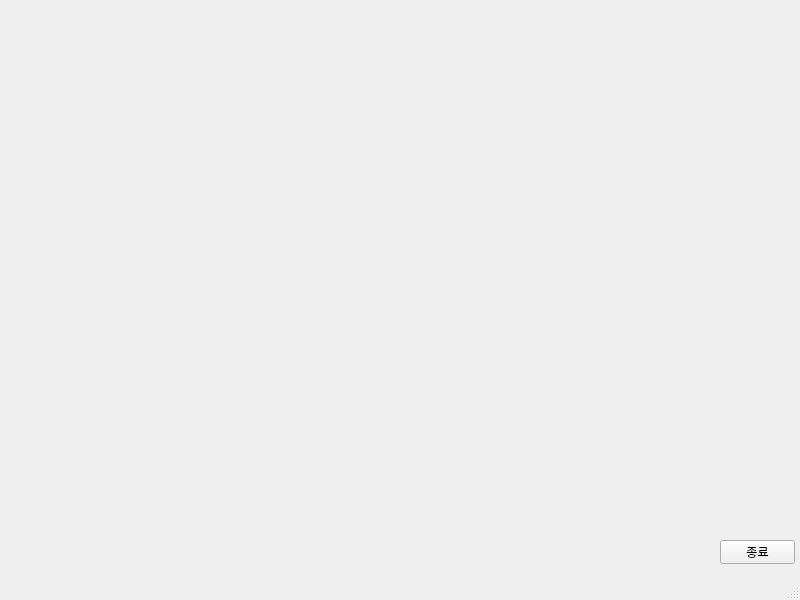
<?xml version="1.0" encoding="UTF-8"?>
<ui version="4.0">
 <class>MainWindow</class>
 <widget class="QMainWindow" name="MainWindow">
  <property name="geometry">
   <rect>
    <x>0</x>
    <y>0</y>
    <width>800</width>
    <height>600</height>
   </rect>
  </property>
  <property name="windowTitle">
   <string>MainWindow</string>
  </property>
  <widget class="QWidget" name="centralwidget">
   <widget class="QLabel" name="label">
    <property name="geometry">
     <rect>
      <x>-10</x>
      <y>0</y>
      <width>821</width>
      <height>571</height>
     </rect>
    </property>
    <property name="text">
     <string/>
    </property>
    <property name="pixmap">
     <pixmap resource="resources.qrc">:/parkinglot/003.png</pixmap>
    </property>
    <property name="scaledContents">
     <bool>true</bool>
    </property>
   </widget>
   <widget class="QPushButton" name="pushButton">
    <property name="geometry">
     <rect>
      <x>720</x>
      <y>540</y>
      <width>75</width>
      <height>24</height>
     </rect>
    </property>
    <property name="text">
     <string>종료</string>
    </property>
   </widget>
  </widget>
  <widget class="QStatusBar" name="statusbar"/>
 </widget>
 <resources>
  <include location="resources.qrc"/>
 </resources>
 <connections>
  <connection>
   <sender>pushButton</sender>
   <signal>clicked()</signal>
   <receiver>MainWindow</receiver>
   <slot>next_screen()</slot>
   <hints>
    <hint type="sourcelabel">
     <x>771</x>
     <y>552</y>
    </hint>
    <hint type="destinationlabel">
     <x>773</x>
     <y>648</y>
    </hint>
   </hints>
  </connection>
 </connections>
 <slots>
  <slot>next_screen()</slot>
 </slots>
</ui>
